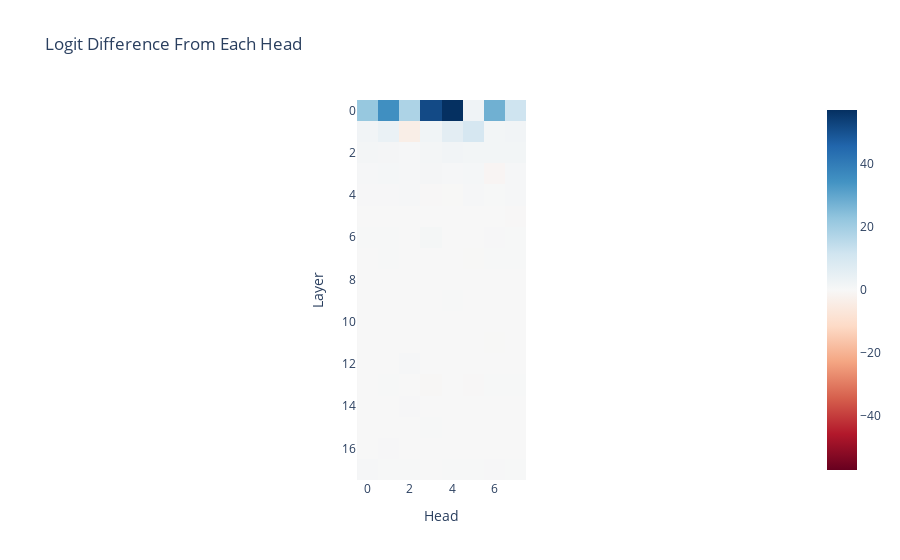

Notebook source saved alongside this figure:
### Code cell
imshow(
    per_head_logit_diffs, 
    labels={"x":"Head", "y":"Layer"}, 
    title="Logit Difference From Each Head"
)

### Figure 1 — Plotly figure (JSON) as saved in the notebook; plotly's stock layout.template omitted (floating-point values rounded to 4 significant figures; data arrays with more than 128 entries replaced by an {"elided": "..."} marker saying what was removed)
{"data": [{"coloraxis": "coloraxis", "hovertemplate": "Head: %{x}<br>Layer: %{y}<br>color: %{z}<extra></extra>", "name": "0", "type": "heatmap", "xaxis": "x", "yaxis": "y", "z": {"elided": "18x8 float values"}}], "layout": {"coloraxis": {"cmid": 0, "colorscale": [[0, "rgb(103,0,31)"], [0.1, "rgb(178,24,43)"], [0.2, "rgb(214,96,77)"], [0.3, "rgb(244,165,130)"], [0.4, "rgb(253,219,199)"], [0.5, "rgb(247,247,247)"], [0.6, "rgb(209,229,240)"], [0.7, "rgb(146,197,222)"], [0.8, "rgb(67,147,195)"], [0.9, "rgb(33,102,172)"], [1, "rgb(5,48,97)"]]}, "title": {"text": "Logit Difference From Each Head"}, "xaxis": {"anchor": "y", "constrain": "domain", "domain": [0, 1], "scaleanchor": "y", "title": {"text": "Head"}}, "yaxis": {"anchor": "x", "autorange": "reversed", "constrain": "domain", "domain": [0, 1], "title": {"text": "Layer"}}}}
